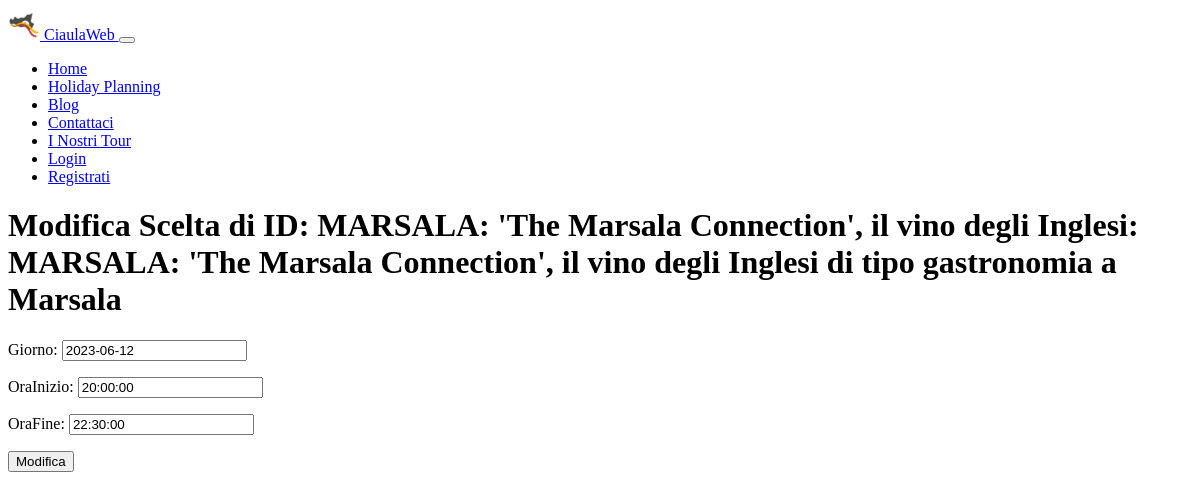
Page /HolidayPlanning/editscelta/1/ on the earlier database version.
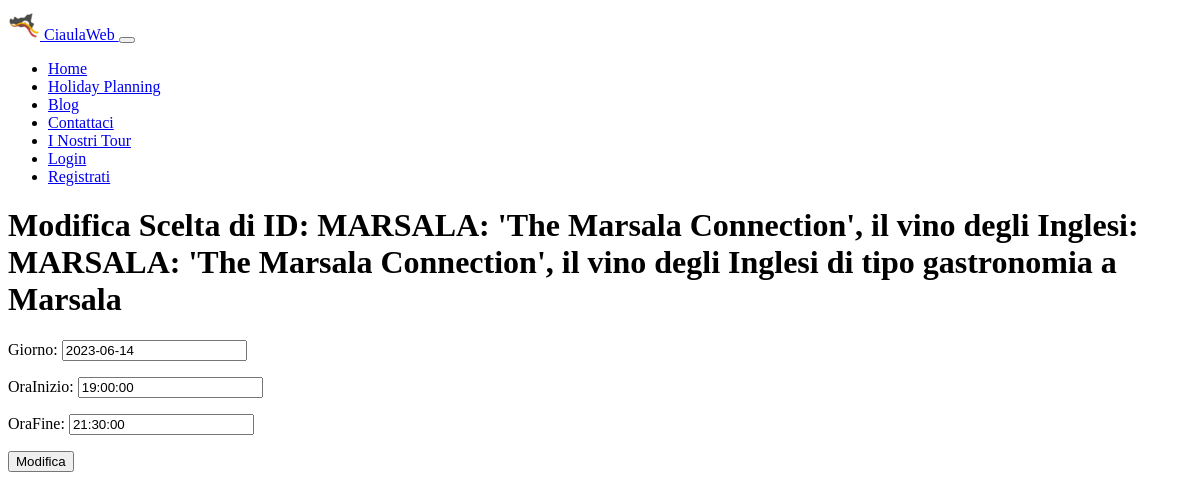
Same page on the later database version.
### HolidayPlanning/models.py (models this page shows, shortened)
class Scelta(models.Model):
    giorno = models.DateField()  # scelto dall'utente
    attrazione = models.ForeignKey(to='Attrazione', on_delete=models.CASCADE, related_name="attrazione")
    oraInizio = models.TimeField(blank=True)  # scelta dall'utente
    oraFine = models.TimeField(blank=True)  # scelta dall'utente
    durata = models.DurationField()  # questi sono i secondi della durata
    posizioneInGiornata = models.IntegerField()  # numero progressivo
    class Meta:
        verbose_name = "Scelta"
        verbose_name_plural = "Scelte"

class Attrazione(models.Model):
    objects = None
    nome = models.CharField(max_length=200, primary_key=True)
    luogo = models.CharField(max_length=300)
    via = models.CharField(max_length=500)
    citta = models.CharField(max_length=200)
    costo = models.FloatField()
    tipo = models.CharField(max_length=200)
    oraApertura = models.TimeField('ora apertura')
    oraChiusura = models.TimeField('ora chiusura')
    descrizione = models.TextField()
    def __str__(self):
        return "ID: " + str(self.pk) + ": " + self.nome + " di tipo " + self.tipo + " a " + self.citta
    class Meta:
        verbose_name = "Attrazione"
        verbose_name_plural = "Attrazioni"

### HolidayPlanning/views.py (the view, shortened to what this page needs)
# urls.py: path("editscelta/<pk>/", ModificaScelta.as_view(), name="modificascelta"),
class ModificaScelta(UpdateView):
    model = Scelta
    template_name = "HolidayPlanning/modificascelta.html"
    fields = ['giorno', 'oraInizio', 'oraFine']

### HolidayPlanning/templates/HolidayPlanning/modificascelta.html (shortened to what this page needs)
{% extends "base.html" %}
{% block content %}
    <h1>Modifica Scelta di {{ object.attrazione  }}</h1>
    <form method="post">{% csrf_token %}
    {{ form.as_p }}
    <input type="submit" value="Modifica">
    </form>
{% endblock %}

Differences in the rows shown:
changed Scelta: giorno "2023-06-12" → "2023-06-14"; oraInizio "20:00:00" → "19:00:00"; oraFine "22:30:00" → "21:30:00"
